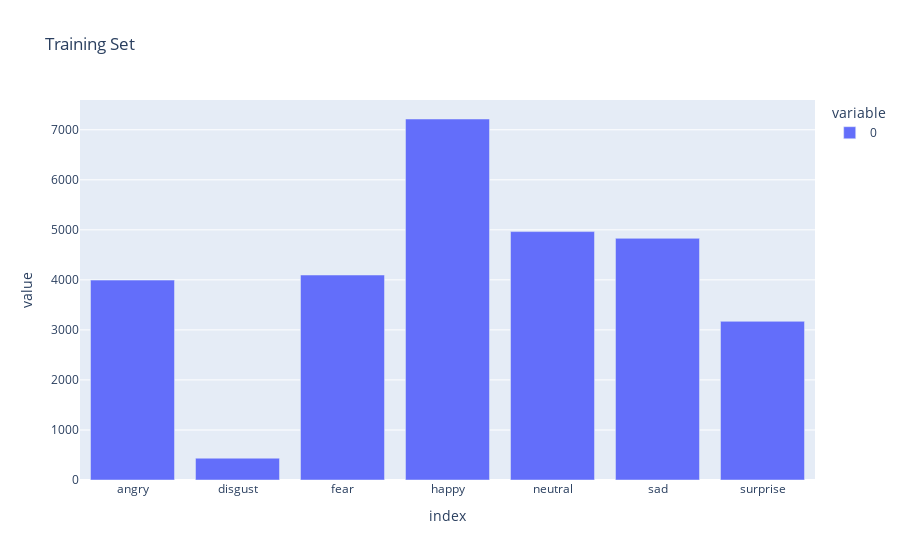

The code cell stored with this chart in its notebook:
### Code cell
pd.options.plotting.backend = "plotly"
fig = df1.transpose().plot.bar(title="Training Set")
fig.show()
df1

### Figure 1 — Plotly figure (JSON) as saved in the notebook; plotly's stock layout.template omitted (floating-point values rounded to 4 significant figures)
{"data": [{"alignmentgroup": "True", "hovertemplate": "variable=0<br>index=%{x}<br>value=%{y}<extra></extra>", "legendgroup": "0", "marker": {"color": "#636efa", "pattern": {"shape": ""}}, "name": "0", "offsetgroup": "0", "orientation": "v", "showlegend": true, "textposition": "auto", "type": "bar", "x": ["angry", "disgust", "fear", "happy", "neutral", "sad", "surprise"], "xaxis": "x", "y": [3995, 436, 4097, 7215, 4965, 4830, 3171], "yaxis": "y"}], "layout": {"barmode": "relative", "legend": {"title": {"text": "variable"}, "tracegroupgap": 0}, "title": {"text": "Training Set"}, "xaxis": {"anchor": "y", "domain": [0, 1], "title": {"text": "index"}}, "yaxis": {"anchor": "x", "domain": [0, 1], "title": {"text": "value"}}}}
